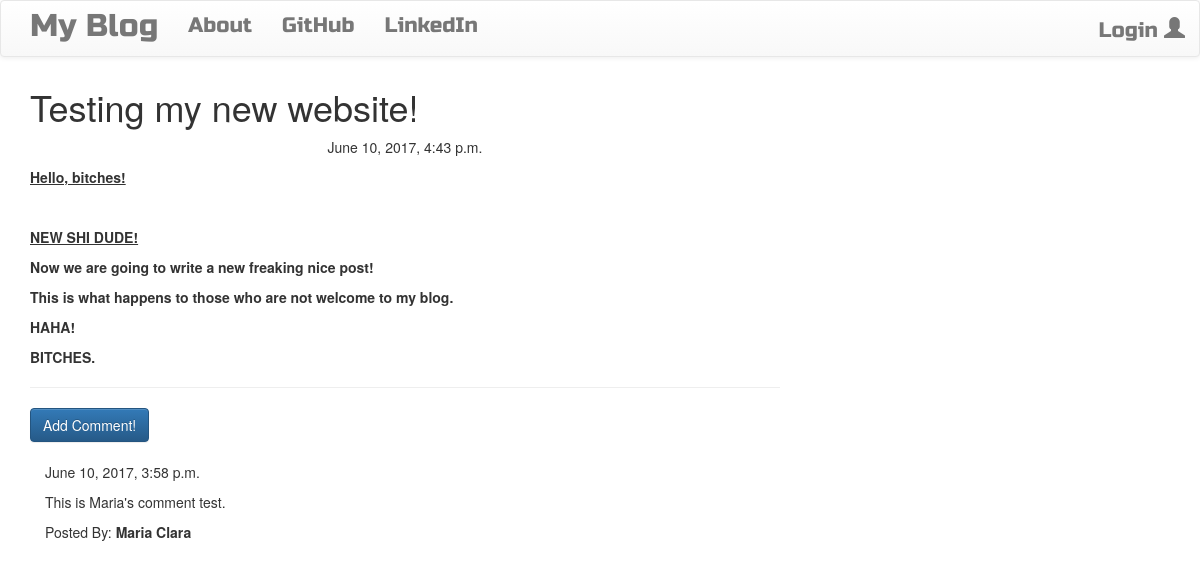
/post/1, run on the app's committed database.
### blog/models.py (models this page shows, shortened)
class Post(models.Model):
    author = models.ForeignKey('auth.User')
    title = models.CharField(max_length=200)
    text = models.TextField()
    created_date = models.DateTimeField(default=timezone.now) # IMPORTANT: Here, the DateTimeField default receives the REFERENCE to the function!
    published_date = models.DateTimeField(blank=True, null=True)

class Comment(models.Model):
    post = models.ForeignKey('blog.Post', related_name='comments')
    author = models.CharField(max_length=200)
    text = models.TextField()
    created_date = models.DateTimeField(default=timezone.now)
    approved_comment = models.BooleanField(default=False) #default is that I have not approved the comment yet

### blog/views.py (the view)
class PostDetailView(DetailView):
    model = Post

### blog/templates/blog/post_detail.html (shortened to what this page needs)
{% extends "blog/base.html" %}
{% block content %}
  <h1 class="posttitile">{{post.title}}</h1>
  {% if post.published_date %}
    <div class="date postdate">
      {{post.published_date}}
    </div>
  {% else %}
    <a class="btn btn-default" href="{% url 'post_publish' pk=post.pk %}">Publish</a>
  {% endif %}
  <p Class='postcontent'>{{post.text|safe|linebreaksbr}}</p>
  <hr>
  <a class="btn btn-primary btn-commment"  href="{% url 'add_comment_to_post' pk=post.pk %}">Add Comment!</a>
  <div class="container">
    {% for comment in post.comments.all %}
      <br>
      {% if user.is_authenticated or comment.approved_comment %}
        {{ comment.created_date }}
        <p>{{comment.text|safe|linebreaks}}</p>
        <p>Posted By:  <strong>{{ comment.author }}</strong></p>
      {% endif %}
      {% empty %}
      <p>No comments</p>
    {% endfor %}
  </div>
{% endblock %}

### blog/templates/blog/base.html (shortened to what this page needs)
<!DOCTYPE html>
{% load staticfiles %}
<html>
  <head>
    <link rel="stylesheet" href="https://maxcdn.bootstrapcdn.com/bootstrap/3.3.7/css/bootstrap.min.css">
    <link rel="stylesheet" href="https://maxcdn.bootstrapcdn.com/bootstrap/3.3.7/css/bootstrap-theme.min.css">
    <link rel="stylesheet" href="//cdn.jsdelivr.net/medium-editor/latest/css/medium-editor.min.css" type="text/css" media="screen" charset="utf-8">
    <link rel="stylesheet" href="{% static 'css/blog.css' %}">
  </head>
  <body class="loader">
    <nav class="navbar navbar-default techfont custom-navbar">
      <div class="container">
        <ul class="nav navbar-nav">
          <li><a class= 'navbar-brand bigbrand' href="{% url 'post_list' %}">My Blog</a></li>
          <li><a href="{% url 'about' %}">About</a></li>
          <li><a href="https://github.com">GitHub</a></li>
          <li><a href="https://LinkedIn.com">LinkedIn</a></li>
        </ul>
        <ul class="nav navbar-nav navbar-right">
          {% if user.is_authenticated %}
            <li><a href="{% url 'post_new' %}">New Post!</a></li>
            <li><a href="{% url 'post_draft_list' %}">Drafts</a></li>
            <li><a href="{% url 'logout' %}">Logout</a></li>
            <li><a>Welcome: {{user.username}}</a></li>
          {% else %}
            <li><a class='nav navbar-right' href="{% url 'login' %}">Login <span class='glyphicon glyphicon-user'></span></a></li>
          {% endif %}
        </ul>
      </div>
    </nav>
      <div class="content container">
          <div class="row">
              <div class="col-md-8">
                <div class="blog_posts">
                  {% block content %}
                  {% endblock %}
                </div>
              </div>
          </div>
      </div>
  </body>
</html>

### blog/static/css/blog.css (style rules this page uses)
.techfont { font-family: 'Russo One', sans-serif; font-size: 1.5em; margin-bottom: 10px; }
.bigbrand { font-size: 1.5em; }
.loader { filter:hue-rotate(0deg); color:linear-gradient(45deg,#0f8,#08f); animation:hue 10000ms infinite linear; }
.postdate { text-align: center; }
.postcontent { font-family: 'Montserrat'; font-size: 1.5em; }

### data on the page
Post: title "Testing my new website!", published_date "June 10, 2017, 4:43 p.m.", text "Hello, bitches! NEW SHI DUDE! Now we are going to write a new freaking nice post! This is what happens to those who are not welcome to my blog. HAHA! BITCHES."
Comment: created_date "June 10, 2017, 3:58 p.m.", text "This is Maria's comment test.", author "Maria Clara"
